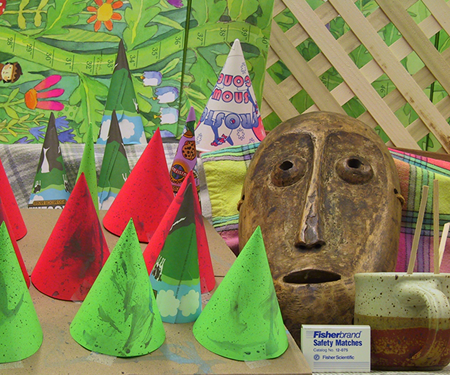
#> input picture im2.png, 450 x 375 px
$ python -i steger.py   (imports and definitions only)
#> lines starting #> are read from the running program, lines starting #| are printed output that depends on the picture
import cv2 as cv
import numpy as np
# [21 lines of commented-out code are left out]


def steger(gray):
    m1 = np.array([[1, -1]])

    m2 = np.array([[1], [-1]])

    dx = cv.filter2D(gray, cv.CV_32FC1, m1)
    dy = cv.filter2D(gray, cv.CV_32FC1, m2)

    m3 = np.array([[1, -2, 1]])
    m4 = np.array([[1], [-2], [1]])
    m5 = np.array([[1, -1], [-1, 1]])

    dxx = cv.filter2D(gray, cv.CV_32FC1, m3)
    dyy = cv.filter2D(gray, cv.CV_32FC1, m4)
    dxy = cv.filter2D(gray, cv.CV_32FC1, m5)

    maxD = -1
    print(gray.shape)
    col = gray.shape[1]
    row = gray.shape[0]
    print(col,row)
    Pt = []
    pt = 0
    for i in range(col):
        for j in range(row):
            if gray[j, i] > 200:

                hessian = np.zeros((2, 2))
                hessian[0, 0] = dxx[j, i]
                hessian[0, 1] = dxy[j, i]
                hessian[1, 0] = dxy[j, i]
                hessian[1, 1] = dyy[j, i]

                eValue, eVectors = np.linalg.eig(hessian)

                fmaxD = 0

                if abs(eValue[0]) >= abs(eValue[1]):
                    nx = eVectors[0, 0]
                    ny = eVectors[0, 1]
                    fmaxD = eValue[0]

                else:
                    nx = eVectors[1, 0]
                    ny = eVectors[1, 1]
                    fmaxD = eValue[1]

                t = -(nx * dx[j, i] + ny * dy[j, i]) / (nx * nx * dxx[j, i] + 2 * nx * ny * dxy[j, i] + ny * ny * dyy[j, i])

                if abs(t * nx) <= 0.5 and abs(t * ny) <= 0.5:
                    Pt.append(i)
                    Pt.append(j)
    new_img = np.zeros(gray.shape,dtype=np.uint8)
    for k in range((int(len(Pt) / 2))):
        new_img[Pt[2 * k + 1], Pt[2 * k]] = 255
    return new_img

>>> import cv2
>>> picture = cv2.imread('../im2.png', cv2.IMREAD_GRAYSCALE)
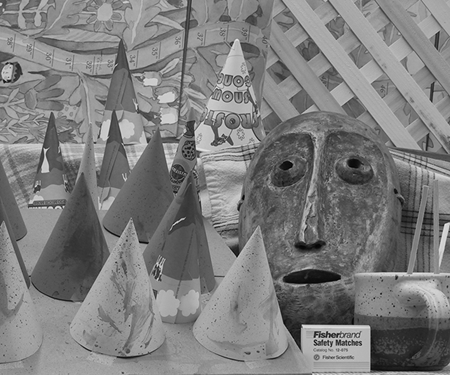
#> picture: shape (375, 450); min 0, max 235, mean 125
>>> result = steger(picture)
#> in steger, `dx = cv.filter2D(gray, cv.CV_32FC1, m1)`:
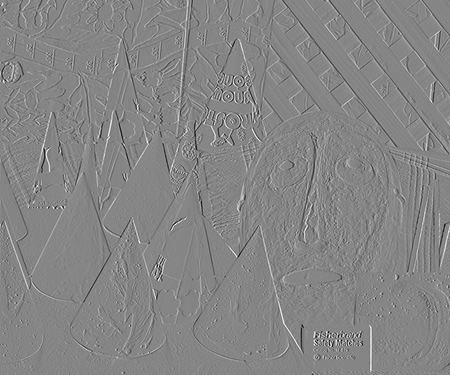
#> dx: shape (375, 450) float32; min -149, max 136, mean 0; drawn with min black and max white
#> in steger, `dy = cv.filter2D(gray, cv.CV_32FC1, m2)`:
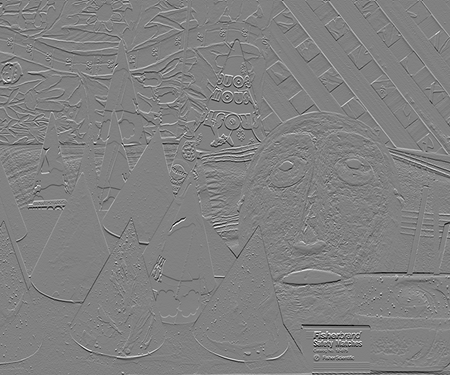
#> dy: shape (375, 450) float32; min -144, max 140, mean 0; drawn with min black and max white
#> in steger, `dxx = cv.filter2D(gray, cv.CV_32FC1, m3)`:
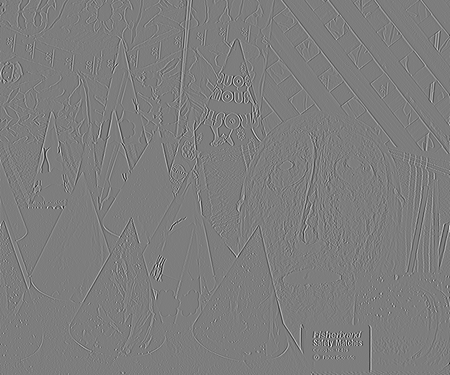
#> dxx: shape (375, 450) float32; min -232, max 238, mean 0; drawn with min black and max white
#> in steger, `dyy = cv.filter2D(gray, cv.CV_32FC1, m4)`:
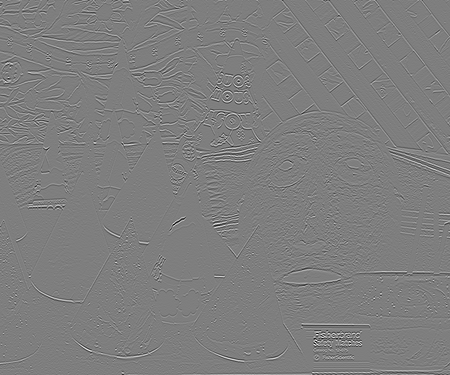
#> dyy: shape (375, 450) float32; min -234, max 237, mean 0; drawn with min black and max white
#> in steger, `dxy = cv.filter2D(gray, cv.CV_32FC1, m5)`:
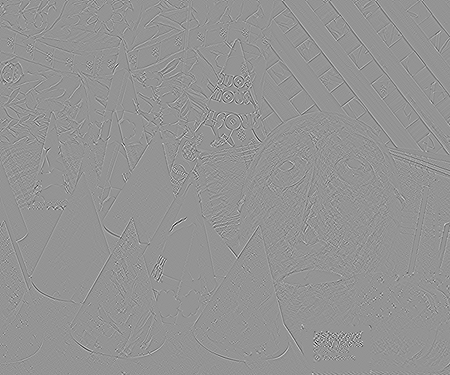
#> dxy: shape (375, 450) float32; min -198, max 143, mean 0; drawn with min black and max white
#| (375, 450)
#| 450 375
#> after the loop in steger, `for i in range(col):`: Pt = 1218 values, max 449 at index 1216, min 0 at index 0, mean 209.2
#> after the loop in steger, `for k in range((int(len(Pt) / 2))):`:
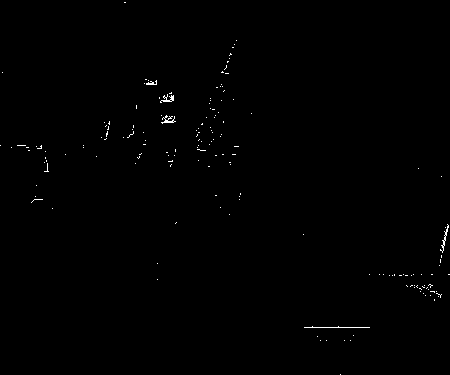
#> new_img: shape (375, 450); 0.36% white in thin lines or dots

$ run again, on im6.png
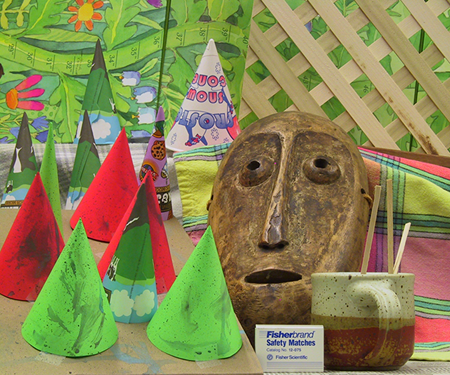
#> input picture im6.png, 450 x 375 px
#> in steger, `dxy = cv.filter2D(gray, cv.CV_32FC1, m5)`:
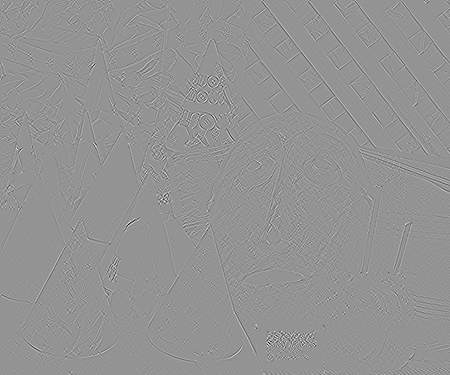
#> dxy: shape (375, 450) float32; min -212, max 154, mean 0; drawn with min black and max white
#| (375, 450)
#| 450 375
#> after the loop in steger, `for i in range(col):`: Pt = 2022 values, max 449 at index 2008, min 0 at index 0, mean 220.1
#> after the loop in steger, `for k in range((int(len(Pt) / 2))):`:
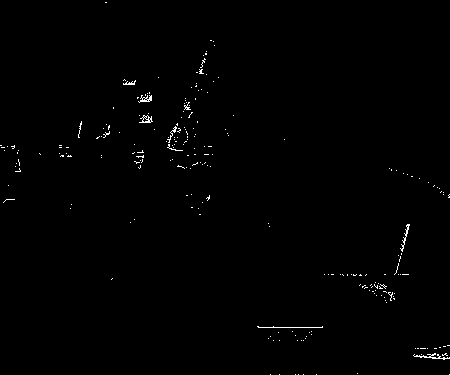
#> new_img: shape (375, 450); 0.6% white in thin lines or dots
